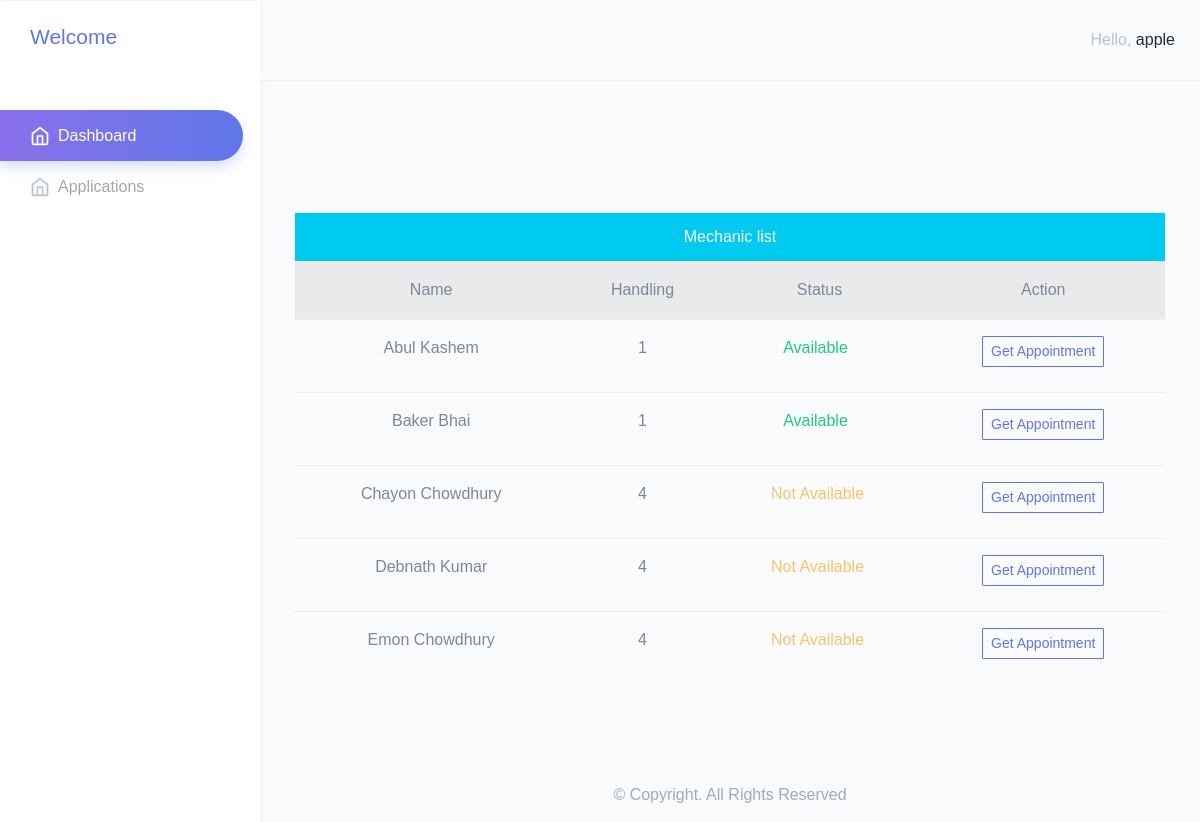
/dashboard.php (signed in), run on the app's committed database.
### tables this page shows
CREATE TABLE `users` (
  `user_id` int(11) NOT NULL,
  `u_id` int(11) NOT NULL,
  `user_name` varchar(255) NOT NULL,
  `user_email` varchar(255) NOT NULL,
  `user_password` varchar(255) NOT NULL
);

CREATE TABLE `mechanics` (
  `id` int(11) NOT NULL,
  `name` varchar(50) NOT NULL,
  `handle` int(11) NOT NULL,
  `status` tinyint(4) NOT NULL
);

### func/functions.php (called while the page is built, shortened)
<?php
function user_dtls()
{
    $user_id =   $_SESSION['USER_ID'] ;
    global $con;
    $sql = "SELECT * FROM `users` WHERE user_id='$user_id'";
    return  mysqli_query($con,$sql);
}
?>

### dashboard.php (the view, shortened to what this page needs)
<?php require_once 'inc/header.php'?>
<?php require_once 'inc/nav.php'?>
<?php require_once 'inc/sidebar.php'?>
<div class="body">
    <div class="card-header text-center bg-cyan text-white">
        <strong>Mechanic list</strong>
    </div>
    <div class="table-responsive">
        <div class="inbox-body">
            <form method="post">
                <table class="table">
                    <thead class="bg-light">
                    <tr>
                        <th class="text-center">Name</th>
                        <th class="text-center">Handling</th>
                        <th class="text-center">Status</th>
                        <th class="text-center">Action</th>
                    </tr>
                    </thead>
                    <tbody>
                    <tr >
                        <?php
                        global $con;
                        $sql = mysqli_query($con,"SELECT * FROM `mechanics`");
                        while ($row = mysqli_fetch_assoc($sql))
                        {
                        ?>
                        <td class="text-center"><?php echo $row['name']; ?></td>
                        <td class="text-center"><?php echo $row['handle']; ?></td>
                        <td class="text-center">
                            <?php
                            if($row['status']=='0')
                            {
                                echo " <p class='text-warning mr-1'>Not Available</p>";
                            }
                            if($row['status']=='1')
                            {
                                echo " <p class='text-success mr-2'>Available";
                            }
                            ?>
                        </td>
                        <td class="text-center">
                            <a type="button" href="form.php?mechanics_name=<?php echo $row['name'] ?>" class="btn btn-sm btn-outline-info" >Get Appointment</a>
                        </td>
                    </tr>
                    <?php
                    }
                    ?>
                    </tbody>
                </table>
            </form>
        </div>
    </div>
</div>
<?php require_once 'inc/footer.php'?>

### inc/header.php (shortened to what this page needs)
<!DOCTYPE html>
<html dir="ltr" lang="en">
<head>
    <link href="dist/css/style.min.css" rel="stylesheet">
</head>
<body>
<div id="main-wrapper" data-theme="light" data-layout="vertical" data-navbarbg="skin6" data-sidebartype="full"
     data-sidebar-position="fixed" data-header-position="fixed" data-boxed-layout="full">

### inc/nav.php (shortened to what this page needs)
<?php
$profile =user_dtls();
?>
<header class="topbar" data-navbarbg="skin6">
    <nav class="navbar top-navbar navbar-expand-md">
        <div class="navbar-header" data-logobg="skin6">
            <div class="navbar-brand">
                <a href="dashboard.php">
                  <span class="logo-text">
                      <h3> Welcome</h3>
                                                           </span>
                </a>
            </div>
        </div>
        <div class="navbar-collapse collapse" id="navbarSupportedContent">
            <ul class="navbar-nav float-right">
                <li class="nav-item dropdown">
                    <a class="nav-link dropdown-toggle" href="javascript:void(0)" data-toggle="dropdown"
                       aria-haspopup="true" aria-expanded="false">
                </li>
                <?php
                while ($row =mysqli_fetch_assoc($profile))
                {
                ?>
                <li class="nav-item dropdown">
                    <a class="nav-link dropdown-toggle" href="javascript:void(0)" data-toggle="dropdown"
                       aria-haspopup="true" aria-expanded="false">
                        <span class="ml-2 d-none d-lg-inline-block"><span>Hello,</span> <span
                                    class="text-dark">
                                <?php echo $row['user_name']?>
                    </a>
                </li>
                    <?php
                }
                ?>
            </ul>
        </div>
    </nav>
</header>

### inc/sidebar.php (shortened to what this page needs)
<aside class="left-sidebar" data-sidebarbg="skin6">
    <div class="scroll-sidebar" data-sidebarbg="skin6">
        <nav class="sidebar-nav">
            <ul id="sidebarnav">
                <li class="sidebar-item">
                    <a class="sidebar-link sidebar-link" href="dashboard.php" aria-expanded="false">
                        <i data-feather="home" class="feather-icon"></i>
                        <span class="hide-menu">Dashboard</span>
                    </a>
                </li>
                <li class="sidebar-item">
                    <a class="sidebar-link sidebar-link" href="status.php" aria-expanded="false">
                        <i data-feather="home" class="feather-icon"></i>
                        <span class="hide-menu">Applications</span>
                    </a>
                </li>
            </ul>
        </nav>
    </div>
</aside>
<div class="page-wrapper">
    <div class="row">
        <div class="col-md-12 m-auto">
        </div>
    </div>
    <div class="row">
        <div class="col-md-12 m-auto">
        </div>
    </div>
    <div class="container-fluid">

### inc/footer.php (shortened to what this page needs)
</div>
<footer class="footer text-center text-muted">
    <div class="copyright">
        &copy; Copyright. All Rights Reserved
    </div>
</footer>
</div>
</body>
</html>

### data on the page
users: user_name "apple"
mechanics: name "Abul Kashem", handle "1", status "Available"
mechanics: name "Baker Bhai", handle "1", status "Available"
mechanics: name "Chayon Chowdhury", handle "4", status "Not Available"
mechanics: name "Debnath Kumar", handle "4", status "Not Available"
mechanics: name "Emon Chowdhury", handle "4", status "Not Available"
